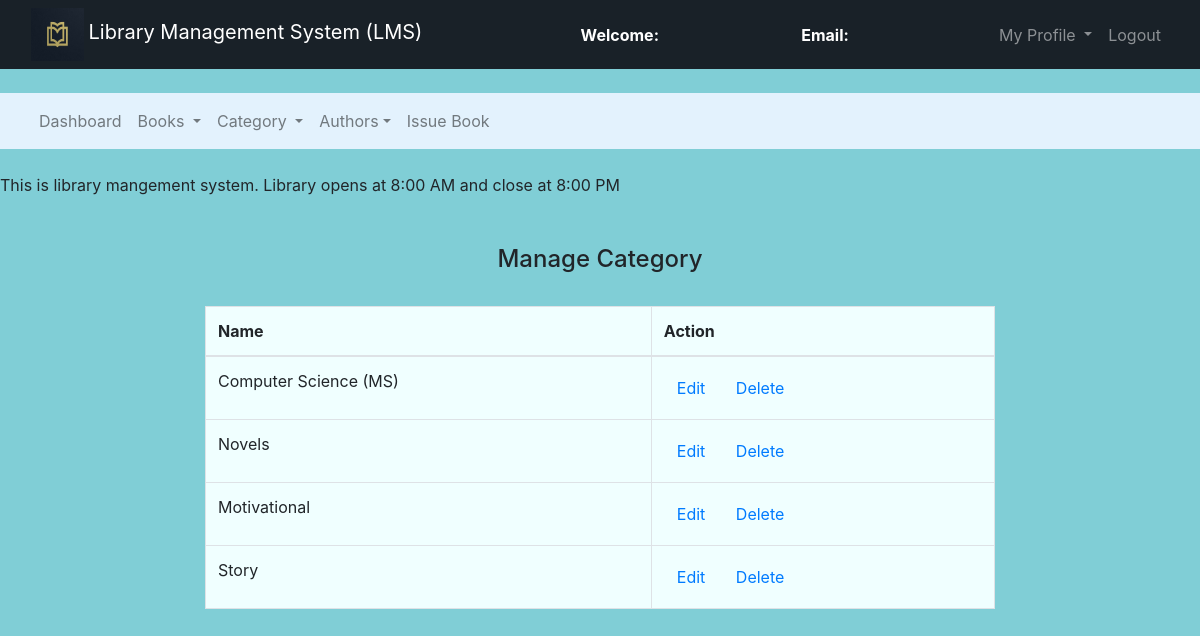
/admin/manage_cat.php, run on the app's committed database.
### tables this page shows
CREATE TABLE `category` (
  `cat_id` int(11) NOT NULL,
  `cat_name` varchar(100) NOT NULL
);

### admin/manage_cat.php (the view, shortened to what this page needs)
<!DOCTYPE html>
<html>
<head>
	<link rel="stylesheet" type="text/css" href="../bootstrap-4.4.1/css/bootstrap.min.css">
</head>
<body style="background-color: #80ced6;">
	<nav class="navbar navbar-expand-lg navbar-dark bg-dark" style="background-color:#192128 !important;">
		<div class="container-fluid">
			<div class="navbar-header">
				<img src="../assets/librarylogo.jpg" alt="books" width="53px" height="53px">
				<a class="navbar-brand" href="admin_dashboard.php">Library Management System (LMS)</a>
			</div>
			<font style="color: white"><span><strong>Welcome: <?php echo $_SESSION['name'];?></strong></span></font>
			<font style="color: white"><span><strong>Email: <?php echo $_SESSION['email'];?></strong></font>
		    <ul class="nav navbar-nav navbar-right">
		      <li class="nav-item dropdown">
	        	<a class="nav-link dropdown-toggle" data-toggle="dropdown">My Profile </a>
		      </li>
		      <li class="nav-item">
		        <a class="nav-link" href="../logout.php">Logout</a>
		      </li>
		    </ul>
		</div>
	</nav><br>
	<nav class="navbar navbar-expand-lg navbar-light" style="background-color: #e3f2fd">
		<div class="container-fluid">
		    <ul class="nav navbar-nav navbar-center">
		      <li class="nav-item">
		        <a class="nav-link" href="admin_dashboard.php">Dashboard</a>
		      </li>
		      <li class="nav-item dropdown">
	        	<a class="nav-link dropdown-toggle" data-toggle="dropdown">Books </a>
		      </li>
		      <li class="nav-item dropdown">
	        	<a class="nav-link dropdown-toggle" data-toggle="dropdown">Category </a>
		      </li>
		      <li class="nav-item dropdown">
	        	<a class="nav-link dropdown-toggle" data-toggle="dropdown">Authors</a>
		      </li>
	          <li class="nav-item">
		        <a class="nav-link" href="issue_book.php">Issue Book</a>
		      </li>
		    </ul>
		</div>
	</nav><br>
	<span><marquee>This is library mangement system. Library opens at 8:00 AM and close at 8:00 PM</marquee></span><br><br>
		<center><h4>Manage Category</h4><br></center>
		<div class="row">
			<div class="col-md-2"></div>
			<div class="col-md-8">
			<table class="table table-bordered table-hover" style="background: azure;">
					<thead>
						<tr>
							<th>Name</th>
							<th>Action</th>
						</tr>
					</thead>
					<?php
						$connection = mysqli_connect("localhost:3308","root","");
						$query = "select * from category";
						$query_run = mysqli_query($connection,$query);
						while ($row = mysqli_fetch_assoc($query_run)){
							?>
							<tr>
								<td><?php echo $row['cat_name'];?></td>
								<td><button class="btn"><a href="edit_cat.php?cid=<?php echo $row['cat_id'];?>">Edit</a></button>
								<button class="btn"><a href="delete_cat.php?cid=<?php echo $row['cat_id'];?>">Delete</a></button></td>
							</tr>
							<?php
						}
					?>
				</table>
			</div>
			<div class="col-md-2"></div>
		</div>
</body>
</html>

### data on the page
category: cat_name "Computer Science (MS)"
category: cat_name "Novels"
category: cat_name "Motivational"
category: cat_name "Story"
